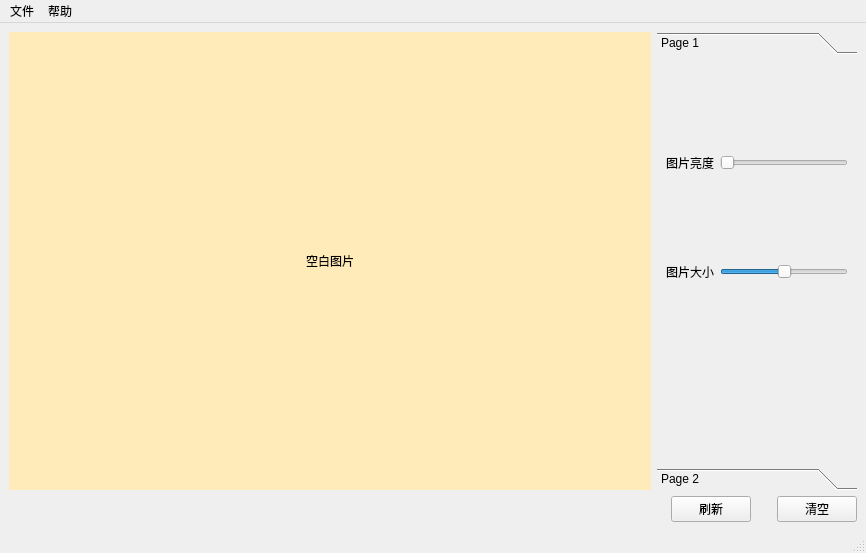
<?xml version="1.0" encoding="UTF-8"?>
<ui version="4.0">
 <class>MainWindow</class>
 <widget class="QMainWindow" name="MainWindow">
  <property name="geometry">
   <rect>
    <x>0</x>
    <y>0</y>
    <width>866</width>
    <height>553</height>
   </rect>
  </property>
  <property name="sizePolicy">
   <sizepolicy hsizetype="Fixed" vsizetype="Fixed">
    <horstretch>0</horstretch>
    <verstretch>0</verstretch>
   </sizepolicy>
  </property>
  <property name="windowTitle">
   <string>MainWindow</string>
  </property>
  <widget class="QWidget" name="centralwidget">
   <layout class="QGridLayout" name="gridLayout">
    <item row="0" column="0">
     <layout class="QHBoxLayout" name="horizontalLayout">
      <item>
       <widget class="QLabel" name="PicLabel">
        <property name="sizePolicy">
         <sizepolicy hsizetype="Preferred" vsizetype="Preferred">
          <horstretch>64</horstretch>
          <verstretch>36</verstretch>
         </sizepolicy>
        </property>
        <property name="minimumSize">
         <size>
          <width>640</width>
          <height>360</height>
         </size>
        </property>
        <property name="styleSheet">
         <string notr="true">background-color: rgb(255, 235, 185);</string>
        </property>
        <property name="text">
         <string>空白图片</string>
        </property>
        <property name="alignment">
         <set>Qt::AlignCenter</set>
        </property>
       </widget>
      </item>
      <item>
       <widget class="QToolBox" name="toolBox">
        <property name="sizePolicy">
         <sizepolicy hsizetype="Fixed" vsizetype="Preferred">
          <horstretch>0</horstretch>
          <verstretch>0</verstretch>
         </sizepolicy>
        </property>
        <property name="minimumSize">
         <size>
          <width>200</width>
          <height>450</height>
         </size>
        </property>
        <property name="currentIndex">
         <number>0</number>
        </property>
        <widget class="QWidget" name="page1">
         <property name="geometry">
          <rect>
           <x>0</x>
           <y>0</y>
           <width>200</width>
           <height>405</height>
          </rect>
         </property>
         <property name="toolTip">
          <string>&lt;html&gt;&lt;head/&gt;&lt;body&gt;&lt;p align=&quot;center&quot;&gt;页面1&lt;/p&gt;&lt;/body&gt;&lt;/html&gt;</string>
         </property>
         <attribute name="label">
          <string>Page 1</string>
         </attribute>
         <layout class="QVBoxLayout" name="verticalLayout">
          <item>
           <spacer name="verticalSpacer">
            <property name="orientation">
             <enum>Qt::Vertical</enum>
            </property>
            <property name="sizeHint" stdset="0">
             <size>
              <width>20</width>
              <height>67</height>
             </size>
            </property>
           </spacer>
          </item>
          <item>
           <layout class="QHBoxLayout" name="horizontalLayout_3">
            <item>
             <widget class="QLabel" name="BrightnessLabel">
              <property name="text">
               <string>图片亮度</string>
              </property>
              <property name="alignment">
               <set>Qt::AlignCenter</set>
              </property>
             </widget>
            </item>
            <item>
             <widget class="QSlider" name="BrightnessSlider">
              <property name="maximum">
               <number>100</number>
              </property>
              <property name="orientation">
               <enum>Qt::Horizontal</enum>
              </property>
             </widget>
            </item>
           </layout>
          </item>
          <item>
           <spacer name="verticalSpacer_3">
            <property name="orientation">
             <enum>Qt::Vertical</enum>
            </property>
            <property name="sizeHint" stdset="0">
             <size>
              <width>20</width>
              <height>67</height>
             </size>
            </property>
           </spacer>
          </item>
          <item>
           <layout class="QHBoxLayout" name="horizontalLayout_4">
            <item>
             <widget class="QLabel" name="SizeLabel">
              <property name="text">
               <string>图片大小</string>
              </property>
             </widget>
            </item>
            <item>
             <widget class="QSlider" name="PicSizeSlider">
              <property name="maximum">
               <number>100</number>
              </property>
              <property name="value">
               <number>50</number>
              </property>
              <property name="orientation">
               <enum>Qt::Horizontal</enum>
              </property>
             </widget>
            </item>
           </layout>
          </item>
          <item>
           <spacer name="verticalSpacer_2">
            <property name="orientation">
             <enum>Qt::Vertical</enum>
            </property>
            <property name="sizeHint" stdset="0">
             <size>
              <width>20</width>
              <height>172</height>
             </size>
            </property>
           </spacer>
          </item>
         </layout>
        </widget>
        <widget class="QWidget" name="page2">
         <property name="geometry">
          <rect>
           <x>0</x>
           <y>0</y>
           <width>200</width>
           <height>405</height>
          </rect>
         </property>
         <attribute name="label">
          <string>Page 2</string>
         </attribute>
        </widget>
       </widget>
      </item>
     </layout>
    </item>
    <item row="1" column="0">
     <layout class="QHBoxLayout" name="horizontalLayout_2">
      <item>
       <spacer name="horizontalSpacer">
        <property name="orientation">
         <enum>Qt::Horizontal</enum>
        </property>
        <property name="sizeHint" stdset="0">
         <size>
          <width>40</width>
          <height>20</height>
         </size>
        </property>
       </spacer>
      </item>
      <item>
       <widget class="QPushButton" name="RenewButton">
        <property name="text">
         <string>刷新</string>
        </property>
       </widget>
      </item>
      <item>
       <spacer name="horizontalSpacer_2">
        <property name="orientation">
         <enum>Qt::Horizontal</enum>
        </property>
        <property name="sizeType">
         <enum>QSizePolicy::Fixed</enum>
        </property>
        <property name="sizeHint" stdset="0">
         <size>
          <width>20</width>
          <height>20</height>
         </size>
        </property>
       </spacer>
      </item>
      <item>
       <widget class="QPushButton" name="ClearButton">
        <property name="text">
         <string>清空</string>
        </property>
        <property name="autoDefault">
         <bool>true</bool>
        </property>
       </widget>
      </item>
     </layout>
    </item>
   </layout>
  </widget>
  <widget class="QMenuBar" name="menubar">
   <property name="geometry">
    <rect>
     <x>0</x>
     <y>0</y>
     <width>866</width>
     <height>23</height>
    </rect>
   </property>
   <widget class="QMenu" name="menu">
    <property name="title">
     <string>文件</string>
    </property>
    <addaction name="actionLoad"/>
    <addaction name="actionSave"/>
    <addaction name="separator"/>
    <addaction name="actionQuit"/>
   </widget>
   <widget class="QMenu" name="menu_2">
    <property name="title">
     <string>帮助</string>
    </property>
    <addaction name="actionAbout"/>
    <addaction name="separator"/>
    <addaction name="action_3"/>
   </widget>
   <addaction name="menu"/>
   <addaction name="menu_2"/>
  </widget>
  <widget class="QStatusBar" name="statusbar"/>
  <action name="actionLoad">
   <property name="text">
    <string>加载图片</string>
   </property>
  </action>
  <action name="actionSave">
   <property name="text">
    <string>保存图片</string>
   </property>
  </action>
  <action name="actionAbout">
   <property name="text">
    <string>关于程序</string>
   </property>
  </action>
  <action name="action_3">
   <property name="text">
    <string>使用说明</string>
   </property>
  </action>
  <action name="actionQuit">
   <property name="text">
    <string>退出</string>
   </property>
  </action>
 </widget>
 <resources/>
 <connections/>
</ui>
